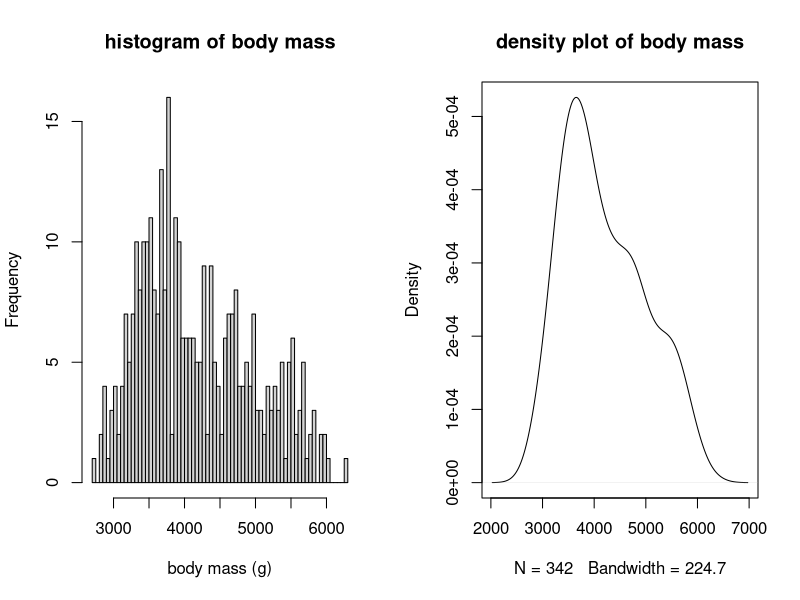
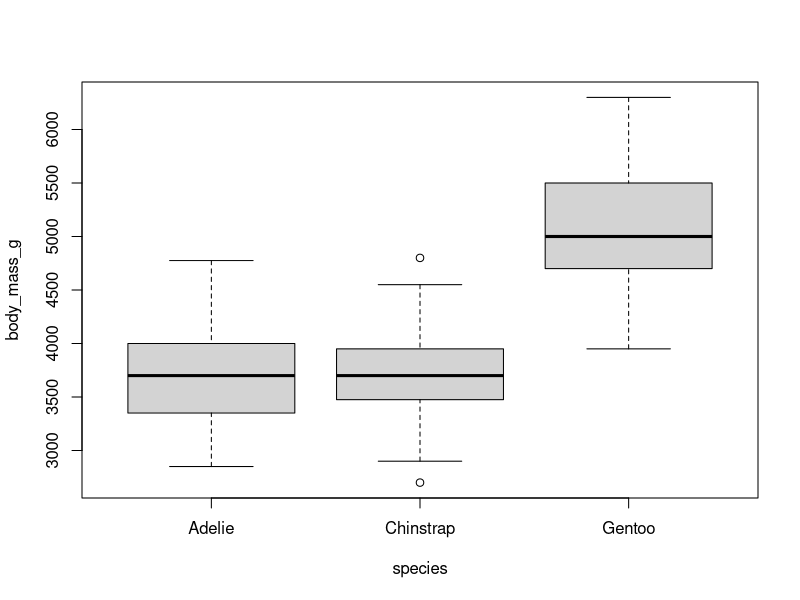
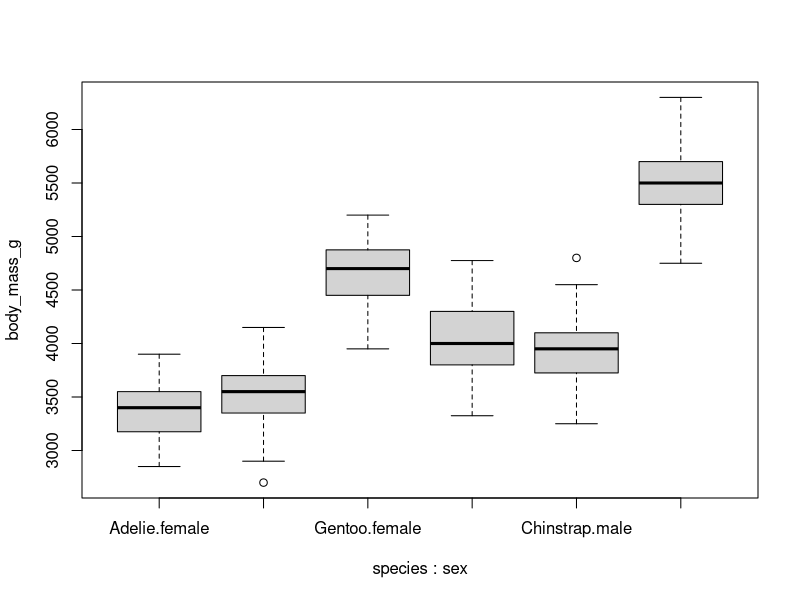

R code for these plots, in order:
#recap of t tests

# 1-sample t-test

require(palmerpenguins)
t.test(subset(penguins, species == "Gentoo")$ flipper_length_mm)
t.test(subset(
  penguins, species == "Gentoo")$ flipper_length_mm,
  mu = 218     
  )
t.test(subset(
  penguins, species == "Gentoo")$ flipper_length_mm,
  mu = 218 ,
  alternative = "l"
)

#2-sample t test

t.test(flipper_length_mm ~ species, 
       data = subset(
         penguins, species != "Chinstrap"))

# 1-way ANOVA in R
## 1. Perform graphical and numerical data exploration
## 2. Fit a linear model using lm()
## 3. Examine the model coefficient table using summary()
## 4. Conduct the Analysis of Variance using anova()

par(mfrow = c(1,2))
hist(penguins$body_mass_g, breaks = 80, main = "histogram of body mass",
     xlab = "body mass (g)")
plot(density(penguins$body_mass_g, na.rm = TRUE), main = "density plot of body mass")

#that shit's not normal!
dev.off()
boxplot(body_mass_g ~ species, data = penguins)

# testing normality across species using shapiro test/agg function

aggregate(
  body_mass_g ~ species, data = penguins,
  FUN = function(x) shapiro.test(x)$p.value
)

#fit a linear model

fit_species = lm(body_mass_g ~ species, data = penguins)

#anova it

anova(fit_species)
summary(fit_species)

# two tables: model coefficients and ANOVA

#Model coefficient table:
summary(fit_species)

#factor level p values is a significance test for whether the coefficient in 
#that row is different from 0
##note! doesn't tell us how they relate!

#Anova tables

##degrees of freedom
  # represents number of levels within cat variable
## sum of squares
  #says how much of total variability is explained by each predictor variable
  # residuals row shows variation the model couldn't explain
  # total sum of squares isn't printed; sum of column
##mean squares
  # sum sq adjested by DF for each predictor variable
## f statistic, p value
  # measure of how much adding that variable to the model improves fit
  # null hypothesis: adding predictor x does not improve model fit

# two-way additive anova

boxplot(body_mass_g ~ species + sex, data = penguins)

fit_additive = lm(body_mass_g ~ sex + species, data = penguins)

#two way interactive/factorial anova
  #factorial design means all combinations of variables appear as groups in the data
  ## so it looks at a, b, and ab

fit_interactive = lm(body_mass_g ~ sex * species, data = penguins)

summary(fit_interactive)

#simple linear regression: bills & body mass

lm(bill_length_mm ~ body_mass_g, data = penguins)
